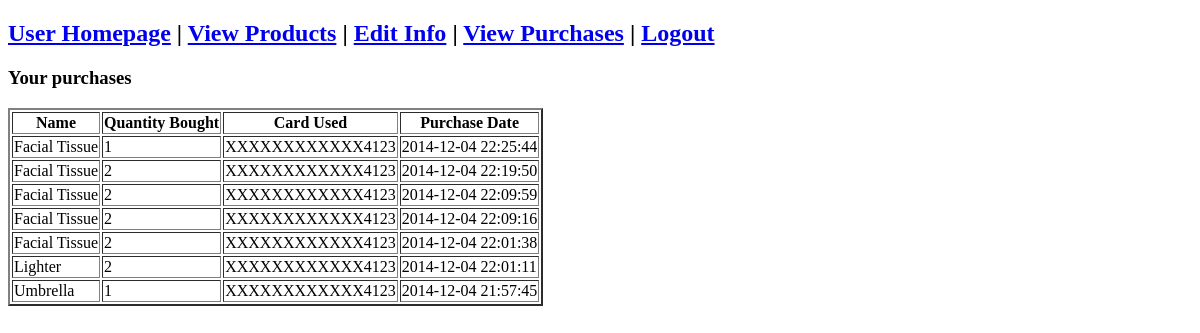
Before: /viewpurchases.php (signed in) with the older database file.
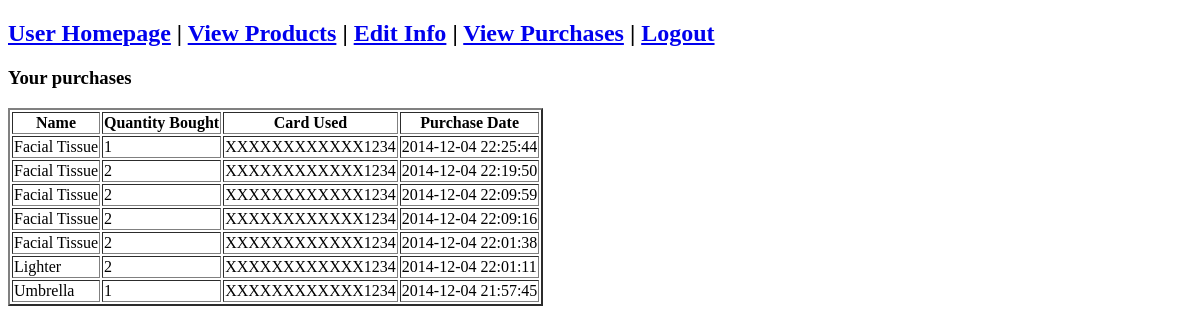
After: the same page with the newer database file.
### tables this page shows
CREATE TABLE IF NOT EXISTS `purchases` (
  `purchaseID` int(11) NOT NULL AUTO_INCREMENT,
  `customerID` int(11) NOT NULL,
  `productID` int(11) NOT NULL,
  `buyquantity` int(11) NOT NULL,
  `creditcard` varchar(16) NOT NULL,
  `datetime` datetime NOT NULL,
  PRIMARY KEY (`purchaseID`),
  KEY `productID` (`productID`),
  KEY `customerID` (`customerID`)
);

CREATE TABLE IF NOT EXISTS `product` (
  `productID` int(11) NOT NULL AUTO_INCREMENT,
  `name` varchar(50) NOT NULL,
  `quantity` int(11) NOT NULL,
  `price` varchar(10) NOT NULL,
  `brand` varchar(50) NOT NULL,
  `updatedAt` datetime NOT NULL,
  PRIMARY KEY (`productID`),
  KEY `quantity` (`quantity`)
);

### Web/viewpurchases.php (the view, shortened to what this page needs)
<?php
	require_once("dbconnect.php");
	$custID = $_SESSION["customerID"];
	function printPurchases() {
		global $custID,$conn;
		$query = "CALL GetPurchases($custID);";
		$result = mysqli_query($conn,$query);
		if (mysqli_num_rows($result) == 0){
			echo "<h3>No purchases made.</h3>";
		}
		else {
			echo "<h3>Your purchases</h3>";
			echo "
			<table border='2'>
				<thead>
					<tr>
						<th>Name</th>
						<th>Quantity Bought</th>
						<th>Card Used</th>
						<th>Purchase Date</th>
					</tr>
				</thead>
		";
		while ($data = mysqli_fetch_array($result)) {
			$card = $data['creditcard'];
			$card = substr($card,-4);
			$card = "XXXXXXXXXXXX".$card;
			echo "<tr>";
			echo "<td>" . $data['name'] . "</td>";
			echo "<td>" . $data['buyquantity'] . "</td>";
			echo "<td>" . $card . "</td>";
			echo "<td>" . $data['datetime'] . "</td>";
			echo "</tr>";
		}
		echo "</table>";
		}
	}
?>
<!DOCTYPE html>
<html>
	<head>
	</head>
	<body>
		<?php
			require_once("navbar.php");
			printPurchases();
		?>
	</body>
</html>

### Web/navbar.php (shortened to what this page needs)
<?php
	if (isset($_SESSION['username'])) {
		if ($_SESSION['role'] == 'U') {
			loggedInUser();
		}
		else {
			loggedInAdmin();
		}
	}
	else {
		notLoggedIn();
	}
	function loggedInUser() {
		echo "
			<h2>
				<a href='userpage.php'>User Homepage</a>
				 |
				<a href='viewproducts.php'>View Products</a>
				 |
				<a href='edituser.php'>Edit Info</a>
				 |
				<a href='viewpurchases.php'>View Purchases</a>
				 |
				<a href='logout.php'>Logout</a>
			</h2>
		";
	}
?>

Changed rows visible on the page:
changed purchases (number 1 of 7 on the later page): card "XXXXXXXXXXXX4123" → "XXXXXXXXXXXX1234"
changed purchases (number 2 of 7 on the later page): card "XXXXXXXXXXXX4123" → "XXXXXXXXXXXX1234"
changed purchases (number 3 of 7 on the later page): card "XXXXXXXXXXXX4123" → "XXXXXXXXXXXX1234"
changed purchases (number 4 of 7 on the later page): card "XXXXXXXXXXXX4123" → "XXXXXXXXXXXX1234"
changed purchases (number 5 of 7 on the later page): card "XXXXXXXXXXXX4123" → "XXXXXXXXXXXX1234"
changed purchases "Lighter": card "XXXXXXXXXXXX4123" → "XXXXXXXXXXXX1234"
changed purchases "Umbrella": card "XXXXXXXXXXXX4123" → "XXXXXXXXXXXX1234"
